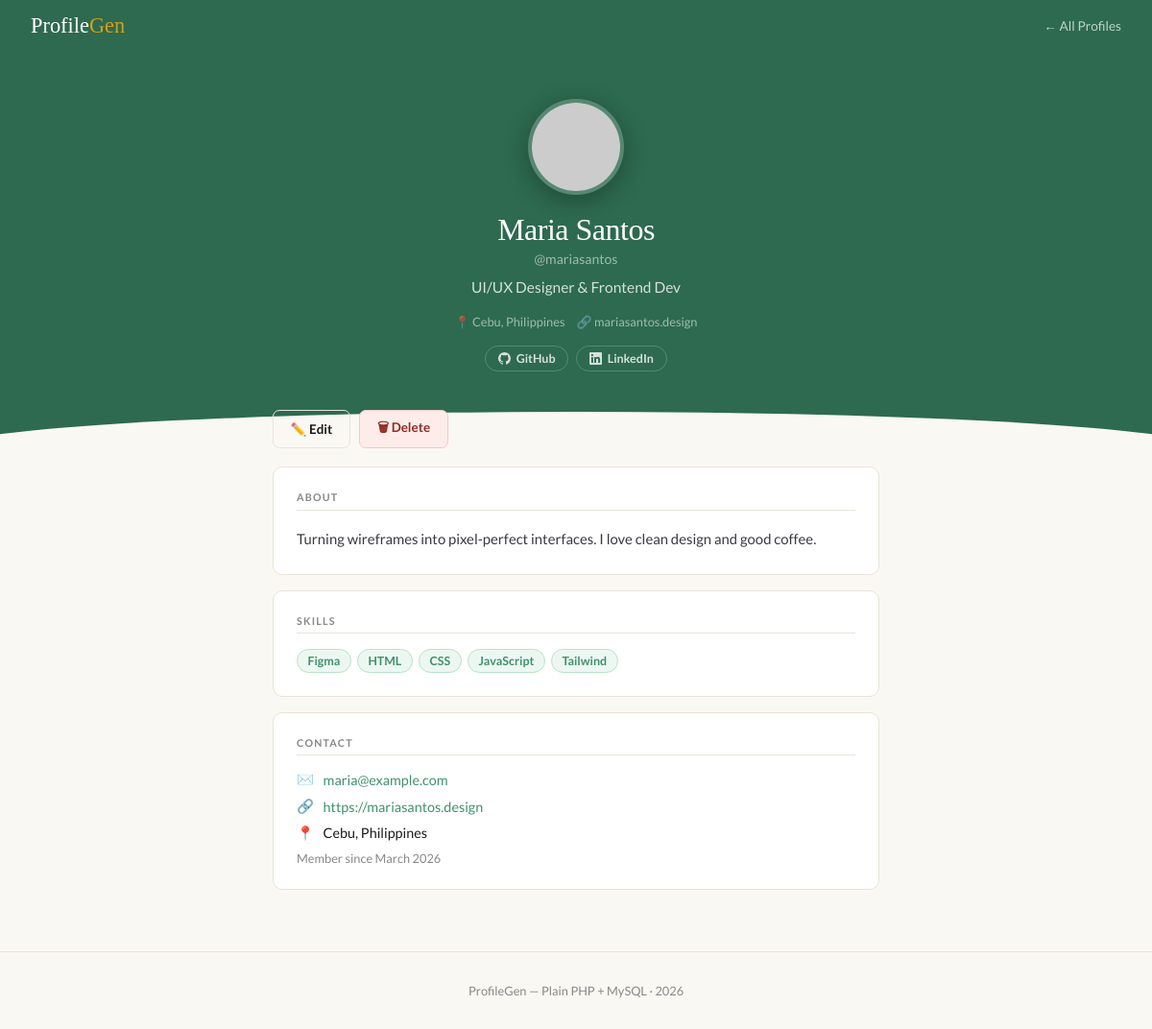
Screenshot of /profile.php?u=mariasantos with the database file from the repository.
### tables this page shows
CREATE TABLE IF NOT EXISTS profiles (
    id         INT          NOT NULL AUTO_INCREMENT,
    name       VARCHAR(100) NOT NULL,
    username   VARCHAR(50)  NOT NULL,
    email      VARCHAR(150) NOT NULL,
    headline   VARCHAR(150)          DEFAULT NULL,
    bio        TEXT                  DEFAULT NULL,
    location   VARCHAR(100)          DEFAULT NULL,
    website    VARCHAR(255)          DEFAULT NULL,
    avatar     VARCHAR(255)          DEFAULT NULL,
    github     VARCHAR(100)          DEFAULT NULL,
    twitter    VARCHAR(100)          DEFAULT NULL,
    linkedin   VARCHAR(100)          DEFAULT NULL,
    skills     TEXT                  DEFAULT NULL,
    created_at DATETIME              DEFAULT CURRENT_TIMESTAMP,

    PRIMARY KEY (id),
    UNIQUE KEY uq_username (username),
    UNIQUE KEY uq_email    (email)
);

### profile.php (the view, shortened to what this page needs)
<?php
$username = trim($_GET['u'] ?? '');
$db   = get_db();
$stmt = $db->prepare("SELECT * FROM profiles WHERE username = ?");
$stmt->execute([$username]);
$p    = $stmt->fetch();
$skills = array_filter(array_map('trim', explode(',', $p['skills'] ?? '')));
function avatar_url($row) {
    return 'https://ui-avatars.com/api/?name=' . urlencode($row['name']) . '&background=2d6a4f&color=fff&size=200&bold=true';
}
?>
<!DOCTYPE html>
<html lang="en">
<head>
</head>
<body>
<nav>
  <a class="brand" href="index.php">Profile<span>Gen</span></a>
  <a class="back" href="index.php">← All Profiles</a>
</nav>
<div class="hero">
  <div class="hero-inner">
    <img class="avatar" src="<?= avatar_url($p) ?>" alt="<?= htmlspecialchars($p['name']) ?>">
    <div class="pname"><?= htmlspecialchars($p['name']) ?></div>
    <div class="phandle">@<?= htmlspecialchars($p['username']) ?></div>
    <?php if($p['headline']): ?>
      <div class="pheadline"><?= htmlspecialchars($p['headline']) ?></div>
    <?php endif ?>
    <div class="meta-row">
      <?php if($p['location']): ?>
        <span class="meta-item">📍 <?= htmlspecialchars($p['location']) ?></span>
      <?php endif ?>
      <?php if($p['website']): ?>
        <span class="meta-item"><a href="<?= htmlspecialchars($p['website']) ?>" target="_blank" rel="noopener">🔗 <?= htmlspecialchars(parse_url($p['website'], PHP_URL_HOST)) ?></a></span>
      <?php endif ?>
    </div>
    <?php if($p['github'] || $p['twitter'] || $p['linkedin']): ?>
      <div class="socials">
        <?php if($p['github']): ?>
          <a href="https://github.com/<?= urlencode($p['github']) ?>" target="_blank" rel="noopener" class="spill">
            GitHub
          </a>
        <?php endif ?>
        <?php if($p['linkedin']): ?>
          <a href="https://linkedin.com/in/<?= urlencode($p['linkedin']) ?>" target="_blank" rel="noopener" class="spill">
            LinkedIn
          </a>
        <?php endif ?>
      </div>
    <?php endif ?>
  </div>
</div>
<div class="body">
  <div class="actions">
    <a class="btn btn-outline" href="edit.php?u=<?= urlencode($p['username']) ?>">✏️ Edit</a>
    <form method="POST" action="delete.php" style="display:inline" onsubmit="return confirm('Delete this profile? This cannot be undone.')">
      <button type="submit" class="btn btn-del">🗑 Delete</button>
    </form>
  </div>
  <?php if($p['bio']): ?>
    <div class="pcard">
      <div class="clabel">About</div>
      <p class="bio"><?= htmlspecialchars($p['bio']) ?></p>
    </div>
  <?php endif ?>
  <?php if($skills): ?>
    <div class="pcard">
      <div class="clabel">Skills</div>
      <div class="skill-cloud">
        <?php foreach($skills as $s): ?>
          <span class="stag"><?= htmlspecialchars($s) ?></span>
        <?php endforeach ?>
      </div>
    </div>
  <?php endif ?>
  <div class="pcard">
    <div class="clabel">Contact</div>
    <div class="detail-row">
      <div class="drow">
        <span class="dicon">✉️</span>
        <a href="mailto:<?= htmlspecialchars($p['email']) ?>"><?= htmlspecialchars($p['email']) ?></a>
      </div>
      <?php if($p['website']): ?>
        <div class="drow">
          <span class="dicon">🔗</span>
          <a href="<?= htmlspecialchars($p['website']) ?>" target="_blank" rel="noopener"><?= htmlspecialchars($p['website']) ?></a>
        </div>
      <?php endif ?>
      <?php if($p['location']): ?>
        <div class="drow">
          <span class="dicon">📍</span>
          <span><?= htmlspecialchars($p['location']) ?></span>
        </div>
      <?php endif ?>
      <div class="drow" style="color:var(--muted);font-size:.8rem">
        Member since <?= date('F Y', strtotime($p['created_at'])) ?>
      </div>
    </div>
  </div>
</div>
<footer>ProfileGen &mdash; Plain PHP + MySQL &middot; <?= date('Y') ?></footer>
</body>
</html>

### profile.php (style rules this page uses)
*,*::before,*::after { box-sizing:border-box;margin:0;padding:0 }
:root { --green:#2d6a4f;--green-l:#40916c;--cream:#faf8f3;--paper:#fff;--ink:#1a1a1a;--muted:#888;--border:#e8e4da;--accent:#d4a017;--r:10px }
body { font-family:'Lato',sans-serif;background:var(--cream);color:var(--ink) }
nav { background:var(--green);padding:.9rem 2rem;display:flex;align-items:center;justify-content:space-between }
.brand { font-family:'Playfair Display',serif;color:#fff;font-size:1.4rem;text-decoration:none }
.brand span { color:var(--accent) }
.back { color:rgba(255,255,255,.7);text-decoration:none;font-size:.85rem }
.hero { background:var(--green);padding:3rem 2rem 5rem;text-align:center;position:relative;overflow:hidden }
.hero::after { content:'';position:absolute;bottom:-2px;left:0;right:0;height:40px;background:var(--cream);clip-path:ellipse(55% 100% at 50% 100%) }
.hero-inner { max-width:600px;margin:0 auto;position:relative;z-index:1 }
.avatar { width:100px;height:100px;border-radius:50%;object-fit:cover;border:4px solid rgba(255,255,255,.2);box-shadow:0 6px 24px rgba(0,0,0,.3);margin-bottom:1rem }
.pname { font-family:'Playfair Display',serif;color:#fff;font-size:2rem;line-height:1.1;letter-spacing:-.5px }
.phandle { color:rgba(255,255,255,.55);font-size:.88rem;margin-top:.25rem }
.pheadline { color:rgba(255,255,255,.8);font-size:.97rem;margin-top:.6rem;line-height:1.5 }
.meta-row { display:flex;flex-wrap:wrap;justify-content:center;gap:.75rem;margin-top:1rem }
.meta-item { font-size:.8rem;color:rgba(255,255,255,.55);display:flex;align-items:center;gap:.3rem }
.meta-item a { color:rgba(255,255,255,.55);text-decoration:none }
.socials { display:flex;flex-wrap:wrap;justify-content:center;gap:.5rem;margin-top:1.1rem }
.spill { display:inline-flex;align-items:center;gap:.35rem;font-size:.78rem;font-weight:700;padding:.3rem .8rem;border-radius:99px;text-decoration:none;border:1.5px solid rgba(255,255,255,.2);color:rgba(255,255,255,.8);transition:all .15s }
.body { max-width:680px;margin:-2.5rem auto 0;padding:0 1.5rem 3rem;position:relative;z-index:2 }
.actions { display:flex;gap:.6rem;flex-wrap:wrap;margin-bottom:1.2rem }
.btn { display:inline-flex;align-items:center;padding:.5rem 1.1rem;border-radius:7px;font-family:'Lato',sans-serif;font-size:.84rem;font-weight:700;text-decoration:none;cursor:pointer;border:none;transition:all .15s }
.btn-outline { background:transparent;color:var(--ink);border:1.5px solid var(--border) }
.btn-del { background:#fdecea;color:#922b21;border:1.5px solid #f5c6cb }
.pcard { background:var(--paper);border:1px solid var(--border);border-radius:var(--r);padding:1.5rem;margin-bottom:1rem }
.clabel { font-size:.67rem;font-weight:700;letter-spacing:1.2px;text-transform:uppercase;color:var(--muted);border-bottom:1px solid var(--border);padding-bottom:.4rem;margin-bottom:1rem }
.bio { font-size:.93rem;line-height:1.75;color:#3a3940;white-space:pre-line }
.skill-cloud { display:flex;flex-wrap:wrap;gap:.4rem }
.stag { font-size:.78rem;font-weight:700;background:#edf7f2;color:var(--green-l);border:1px solid #b7e4c7;padding:.25rem .65rem;border-radius:99px }
.detail-row { display:flex;flex-direction:column;gap:.6rem }
.drow { display:flex;align-items:center;gap:.6rem;font-size:.9rem }
.drow a { color:var(--green-l);text-decoration:none }
.dicon { color:var(--muted);flex-shrink:0 }
footer { text-align:center;padding:2rem;font-size:.8rem;color:var(--muted);border-top:1px solid var(--border) }

### rows the page displays
profiles: name "Maria Santos", username "mariasantos", headline "UI/UX Designer & Frontend Dev", location "Cebu, Philippines", website "mariasantos.design", bio "Turning wireframes into pixel-perfect interfaces. I love clean design and good coffee.", skills "Figma", skills "HTML", skills "CSS", skills "JavaScript", skills "Tailwind", email "maria@example.com", website "https://mariasantos.design", created_at "March 2026"
